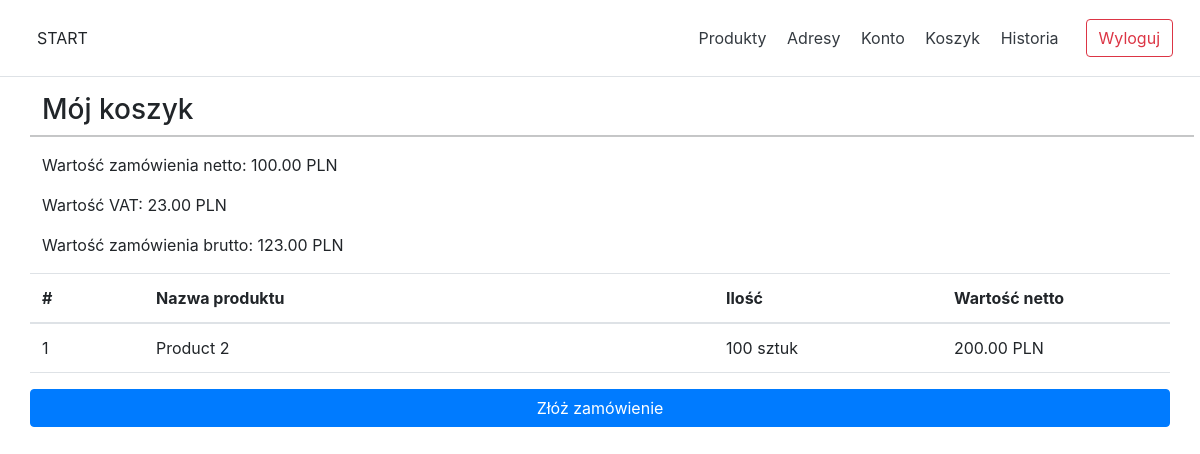
/src/pages/cart.php (signed in), run on the app's committed database.
### tables this page shows
CREATE TABLE carts
(
    `id`           int(11) AUTO_INCREMENT PRIMARY KEY NOT NULL,
    `user_id`      int(11) NOT NULL,
    `purchased`    timestamp,
    `nett_value`   decimal(10, 2)        NOT NULL,
    `vat_value`    decimal(10, 2)        NOT NULL,
    `gross_value`  decimal(10, 2)        NOT NULL,
    `address_id`   int(11),
    `user_comment` varchar(255),
    `closed`       boolean DEFAULT false NOT NULL
);

CREATE TABLE products_in_cart
(
    `id`           int(11) AUTO_INCREMENT PRIMARY KEY NOT NULL,
    `user_id`      int(11) NOT NULL,
    `cart_id`      int(11) NOT NULL,
    `product_id`   int(11) NOT NULL,
    `user_comment` varchar(255)   NOT NULL,
    `quantity`     int(11) NOT NULL,
    `nett_value`   decimal(10, 2) NOT NULL,
    `vat_value`    decimal(10, 2) NOT NULL,
    `gross_value`  decimal(10, 2) NOT NULL
);

CREATE TABLE `products`
(
    `id`             int(11) AUTO_INCREMENT PRIMARY KEY NOT NULL,
    `auction_number` varchar(255)   NOT NULL,
    `name`           varchar(255)   NOT NULL,
    `description`    varchar(1000)  NOT NULL,
    `nett_price`     decimal(10, 2) NOT NULL,
    `vat`            int(11) NOT NULL,
    `gross_price`    decimal(10, 2) NOT NULL,
    `optima_code`    varchar(255),
    `ean`            varchar(255)
);

### src/pages/cart.php (the view, shortened to what this page needs)
<!doctype html>
<html lang="pl">
<head>
    <?php include_once('../static/elements/head.inc.php'); ?>
</head>
<body>
<header>
    <?php include_once('../static/elements/header.php') ?>
</header>
<div class="container">
    <div class="row">
        <h3>Mój koszyk</h3>
        <hr>
        <table class="table table-hover">
            <thead>
            <?php
            include_once '../classes/dbh.classes.php';
            $stmt_cart = $connection->prepare('SELECT * FROM carts WHERE user_id = ? AND closed = false;');
            $stmt_cart->bind_param('i', $_SESSION['id']);
            $stmt_cart->execute();
            $result = $stmt_cart->get_result();
            $carts = $result->fetch_all(MYSQLI_ASSOC);
            if ($carts[0]['nett_value'] == 0) {
                echo('<div class="alert alert-danger text-center" role="alert">Nie masz jeszcze żadnych produktów w koszyku</div>');
                $hidden = true;
            } else {
            $hidden = false; ?>
            <div>
                <p>Wartość zamówienia netto: <?= $carts[0]['nett_value'] ?> PLN</p>
                <p>Wartość VAT: <?= $carts[0]['vat_value'] ?> PLN</p>
                <p>Wartość zamówienia brutto: <?= $carts[0]['gross_value'] ?> PLN</p>
            </div>
            <tr>
                <th scope="col" style="width: 10%">#</th>
                <th scope="col" style="width: 50%">Nazwa produktu</th>
                <th scope="col" style="width:20%">Ilość</th>
                <th scope="col" style="width: 20%">Wartość netto</th>
            </tr>
            </thead>
            <tbody>
            <?php
            $cartId = $carts[0]['id'];
            $stmt_products = $connection->prepare('SELECT * FROM products_in_cart INNER JOIN products ON products_in_cart.product_id=products.id WHERE cart_id = ?;');
            $stmt_products->bind_param('i', $cartId);
            $stmt_products->execute();
            $result = $stmt_products->get_result();
            $products = $result->fetch_all(MYSQLI_ASSOC);
            $rowNumber = 0;
            foreach ($products as $product) {
                $rowNumber += 1; ?>
                <tr onclick="window.location='product-single-edit.php?id='+<?= $product['id'] ?>">
                    <td><?= $rowNumber ?></td>
                    <td><?= $product['name'] ?></td>
                    <td><?= $product['quantity'] ?> sztuk</td>
                    <td><?= $product['nett_value'] ?> PLN</td>
                </tr>
                <?php
            }
            }
            ?>
            </tbody>
        </table>
        <?php
        if ($hidden) { ?>
            <button class="btn btn-block btn-primary" hidden>Złóż zamówienie</button>
            <?php
        } else {
            ?>
            <button class="btn btn-block btn-primary" id="submit" name="submit"
                    onclick="window.location='addresses-pick.php'">Złóż zamówienie
            </button>
            <?php
        }
        ?>
    </div>
</div>
</body>
</html>

### src/static/css/header.css (style rules this page uses)
html { font-size: 14px; }
@media (min-width: 768px) { html { font-size: 16px; } }

### src/static/css/footer.css (style rules this page uses)
html { font-size: 14px; }
@media (min-width: 768px) { html { font-size: 16px; } }

### src/static/css/validation.css (style rules this page uses)
html { font-size: 14px; }
@media (min-width: 768px) { html { font-size: 16px; } }

### data on the page
carts: nett_value "100.00", vat_value "23.00", gross_value "123.00"
products_in_cart: product.name "Product 2", quantity "100", nett_value "200.00"
